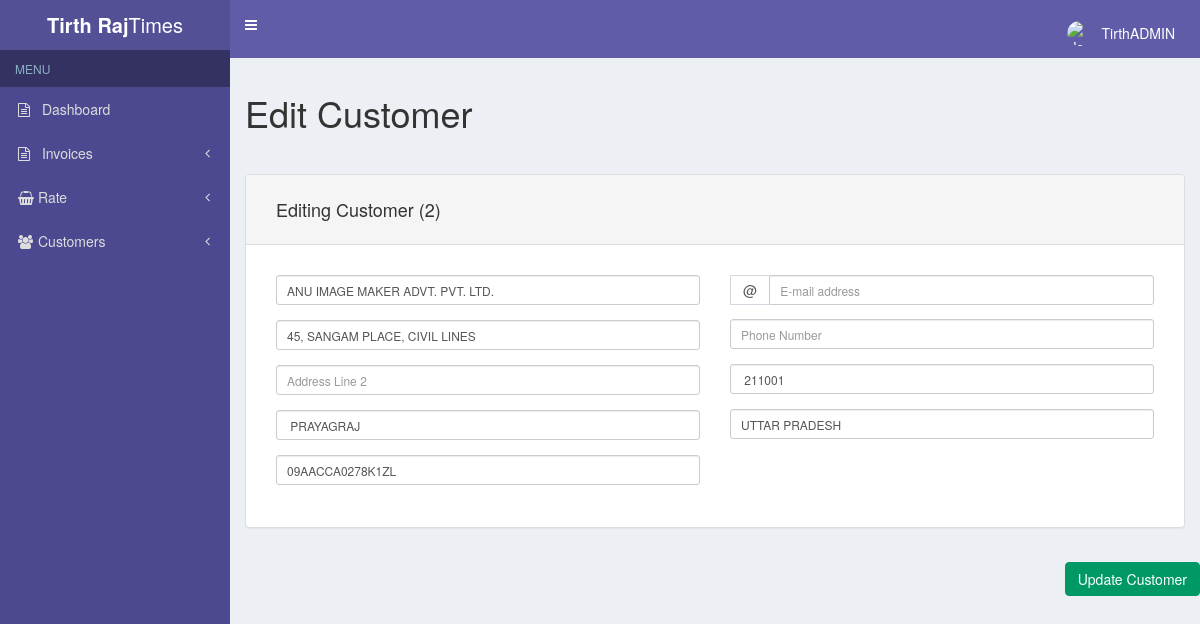
Page /customer-edit.php?id=2 (signed in) on the committed database.
### tables this page shows
CREATE TABLE `store_customers` (
  `id` int(11) NOT NULL,
  `name` varchar(255) NOT NULL,
  `email` varchar(255) NOT NULL,
  `address_1` varchar(255) NOT NULL,
  `address_2` varchar(255) NOT NULL,
  `town` varchar(255) NOT NULL,
  `county` varchar(255) NOT NULL,
  `postcode` varchar(255) NOT NULL,
  `phone` varchar(100) NOT NULL,
  `name_ship` varchar(255) NOT NULL,
  `address_1_ship` varchar(255) NOT NULL,
  `address_2_ship` varchar(255) NOT NULL,
  `town_ship` varchar(255) NOT NULL,
  `county_ship` varchar(255) NOT NULL,
  `postcode_ship` varchar(255) NOT NULL,
  `gstin_no` varchar(255) NOT NULL
);

### customer-edit.php (the view, shortened to what this page needs)
<?php
include('header.php');
$getID = $_GET['id'];
$mysqli = new mysqli(DATABASE_HOST, DATABASE_USER, DATABASE_PASS, DATABASE_NAME);
$query = "SELECT * FROM store_customers WHERE id = '" . $mysqli->real_escape_string($getID) . "'";
$result = mysqli_query($mysqli, $query);
if($result) {
	while ($row = mysqli_fetch_assoc($result)) {
		$customer_name = $row['name'];
		$customer_email = $row['email'];
		$customer_address_1 = $row['address_1'];
		$customer_address_2 = $row['address_2'];
		$customer_town = $row['town'];
		$customer_county = $row['county'];
		$customer_postcode = $row['postcode'];
		$customer_phone = $row['phone'];
	    $gstin_no = $row['gstin_no'];
	}
}
?>
<h1>Edit Customer</h1>
<hr>
<form method="post" id="update_customer">
	<div class="row">
		<div class="col-sm-12 col-xs-12">
			<div class="panel panel-default">
				<div class="panel-heading">
					<h4>Editing Customer (<?php echo $getID; ?>)</h4>
				</div>
				<div class="panel-body form-group form-group-sm">
					<div class="row">
						<div class="col-sm-6">
							<div class="form-group">
								<input type="text" class="form-control margin-bottom copy-input required" name="customer_name" id="customer_name" placeholder="Enter name" tabindex="1" value="<?php echo $customer_name; ?>">
							</div>
							<div class="form-group">
								<input type="text" class="form-control margin-bottom copy-input required" name="customer_address_1" id="customer_address_1" placeholder="Address Line 1" tabindex="2" value="<?php echo $customer_address_1; ?>">
							</div>
							<div class="form-group">
								<input type="text" class="form-control margin-bottom copy-input required" name="customer_address_2" id="customer_address_2" placeholder="Address Line 2" tabindex="3" value="<?php echo $customer_address_2; ?>">
							</div>
							<div class="form-group">
								<input type="text" class="form-control margin-bottom copy-input required" name="customer_town" id="customer_town" placeholder="City" tabindex="4" value="<?php echo $customer_town; ?>">
							</div>
							<div class="form-group no-margin-bottom">
								<input type="text" class="form-control margin-bottom copy-input required" name="gstin_no" id="gstin_no" placeholder="GSTIN NO." tabindex="5" value="<?php echo $gstin_no; ?>">
							</div>
						</div>
						<div class="col-sm-6">
							<div class="input-group float-right margin-bottom">
								<span class="input-group-addon">@</span>
								<input type="email" class="form-control copy-input required" name="customer_email" id="customer_email" placeholder="E-mail address" aria-describedby="sizing-addon1" tabindex="6" value="<?php echo $customer_email; ?>">
							</div>
							<div class="form-group">
						    	<input type="text" class="form-control required" name="customer_phone" id="invoice_phone" placeholder="Phone Number" tabindex="7" value="<?php echo $customer_phone; ?>">
							</div>
						    <div class="form-group">
								<input type="text" class="form-control copy-input required" name="customer_postcode" id="customer_postcode" placeholder="PIN Code" tabindex="8" value="<?php echo $customer_postcode; ?>">
							</div>
						    <div class="form-group no-margin-bottom">
						    	<input type="text" class="form-control margin-bottom copy-input required" name="customer_county" id="customer_county" placeholder="Country" tabindex="9" value="<?php echo $customer_county; ?>">
						    </div>
						</div>
					</div>
				</div>
			</div>
		</div>
	<div class="row">
		<div class="col-sm-12 margin-top btn-group">
			<input type="submit" id="action_update_customer" class="btn btn-success float-right" value="Update Customer" data-loading-text="Updating...">
		</div>
	</div>
</form>
<?php
	include('footer.php');
?>

### css/styles.css (style rules this page uses)
body { padding: 0; background-color: #605ca8; }
.btn-success { background-color: #009966; border-color: #009966; }
.panel-body { padding: 30px 30px 15px 30px; }
.panel-heading { padding: 15px 30px 15px 30px; }
.float-right { float: right !important; }
.margin-bottom { margin-bottom: 1em; }
.margin-top { margin-top: 1em; }
.no-margin-bottom { margin-bottom: 0; }

### rows in the picture
store_customers: customer_name "ANU IMAGE MAKER ADVT. PVT. LTD.", customer_address_1 "45, SANGAM PLACE, CIVIL LINES", customer_town "PRAYAGRAJ", gstin_no "09AACCA0278K1ZL", customer_postcode "211001", customer_county "UTTAR PRADESH"

### other values in the picture
$_SESSION['login_username'] "TirthADMIN"
$getID "2"
